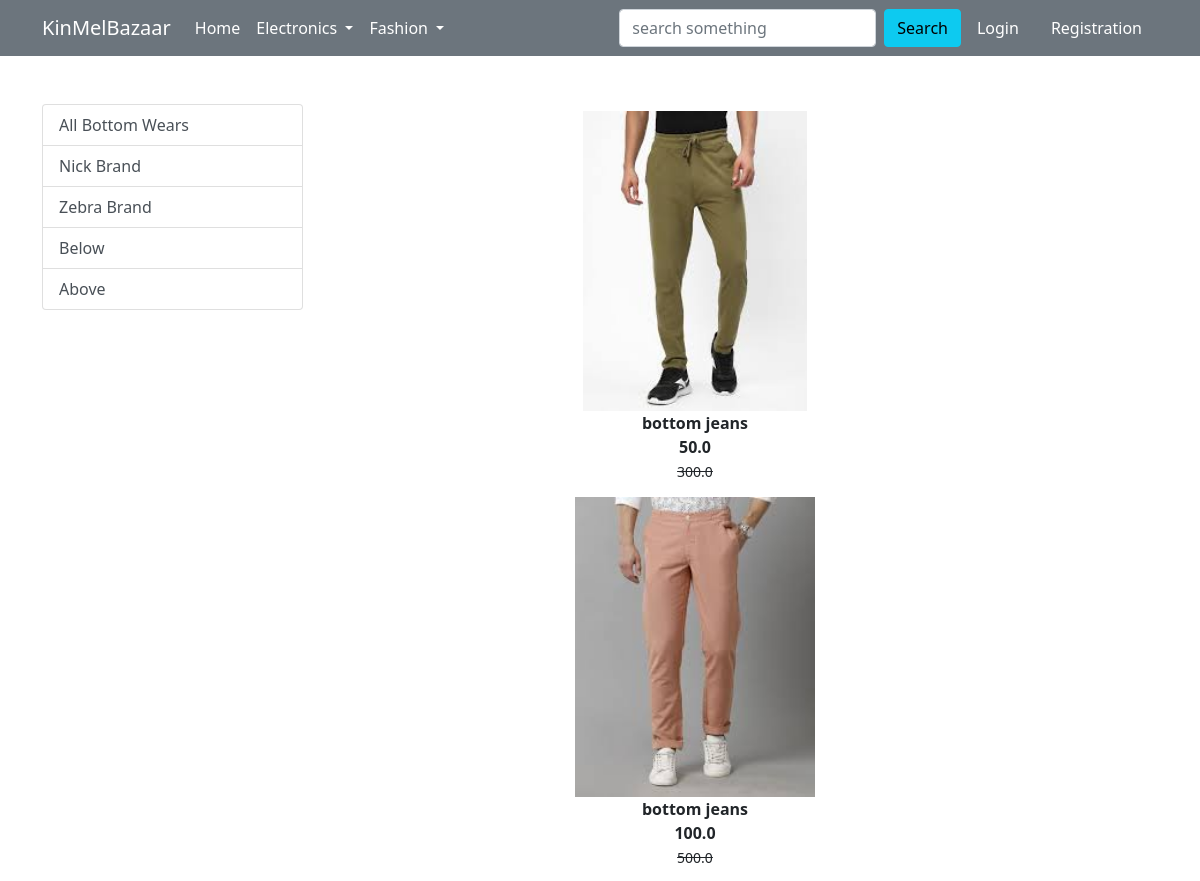
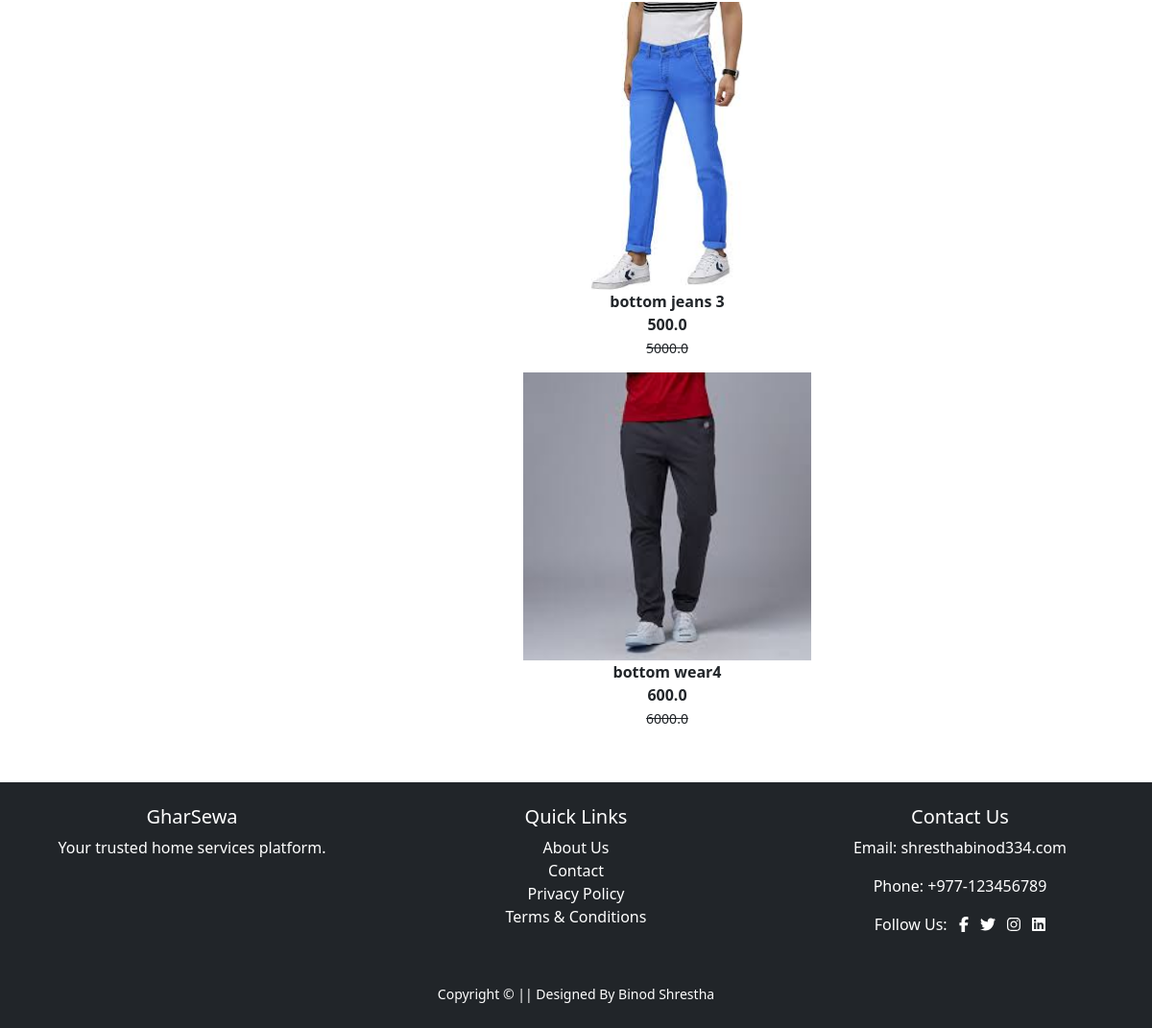
Screenshot of /bottomwears/ with the database file from the repository (2 pictures, top to bottom).
### app/models.py (models this page shows, shortened)
class Product(models.Model):
    title=models.CharField(max_length=200)
    selling_price=models.FloatField()
    discounted_price=models.FloatField()
    description=models.TextField()
    brand=models.CharField(max_length=200)
    category=models.CharField(choices=CATEGORY_CHOICES,max_length=5)
    product_image=models.ImageField(upload_to="productimage")

### app/views.py (the view)
# urls.py: path('bottomwears/',views.bottomwears,name='bottomwears'),
def bottomwears(request,data=None):
 if data==None:
  bottoms=Product.objects.filter(category="BW")
 elif data=='nick' or data=="zebra":
  bottoms=Product.objects.filter(category='BW').filter(brand=data)
 elif data=="below":
  bottoms=Product.objects.filter(category="BW").filter(discounted_price__lt=500)
 elif data=="above":
  bottoms=Product.objects.filter(category="BW").filter(discounted_price__gt=500)
 return render(request, 'app/bottomwears.html',{"bottoms":bottoms})

### app/templates/app/bottomwears.html (shortened to what this page needs)
{% extends 'app/base.html' %}
{% load static %}
{% block main-content %}
<div class="container my-5">
 <div class="row">
  <div class="col-sm-3">
   <div class="list-group">
    <a href="{% url 'bottomwears' %}" class="list-group-item list-group-item-action" aria-current="'true">All Bottom Wears</a>
    <a href="{% url 'bottomwearsdata' 'nick' %}" class="list-group-item list-group-item-action" aria-current="'true">Nick Brand</a>
    <a href="{% url 'bottomwearsdata' 'zebra' %} " class="list-group-item list-group-item-action" aria-current="'true">Zebra Brand</a>
    <a href="{% url 'bottomwearsdata' 'below' %}" class="list-group-item list-group-item-action" aria-current="'true">Below</a>
    <a href="{% url 'bottomwearsdata' 'above' %} " class="list-group-item list-group-item-action" aria-current="'true">Above</a>
   </div>
  </div>
  <div class="col-sm-8">
  <div class="row">
    {% for product in bottoms %}
    <a href="{% url 'product-detail' product.id %}" class="btn">
        <div class="item"><img src="{{product.product_image.url}}" alt="" height="300px">
            <div class="fw-bold">{{product.title}}</div>
            <div class="fw-bold">{{product.discounted_price}}</div>
            <small class="fw-light text-decoration-line-through">{{product.selling_price}}</small>
        </div>
    </a>
    {% endfor %}
  </div>
  </div>
 </div>
</div>
{% endblock main-content %}

### rows the page displays
Product: product_image (picture), title "bottom jeans", discounted_price "50.0", selling_price "300.0"
Product: product_image (picture), title "bottom jeans", discounted_price "100.0", selling_price "500.0"
Product: product_image (picture), title "bottom jeans 3", discounted_price "500.0", selling_price "5000.0"
Product: product_image (picture), title "bottom wear4", discounted_price "600.0", selling_price "6000.0"
